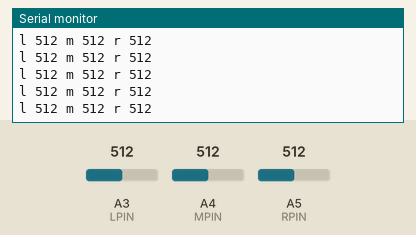
The sketch below on a simulated Arduino Uno, built with avr-gcc and run on an emulated ATmega328P. Shown: the last lines printed to the serial monitor. The inputs (shaded band) are chosen by the test bench; at power-on: A3 (LPIN) = 512, A4 (MPIN) = 512, A5 (RPIN) = 512.

Above: at 1.2 s.
1.3 s: A3 (LPIN) set to 716
At 1.42 s:
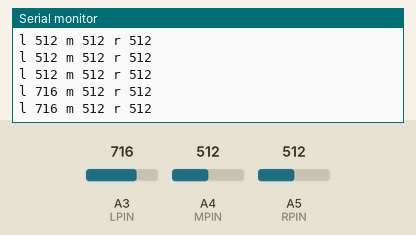
2.8 s: A4 (MPIN) set to 716
At 2.83 s:
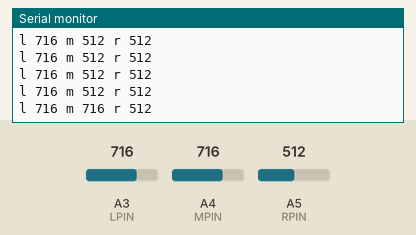
4.3 s: A5 (RPIN) set to 716
At 4.34 s:
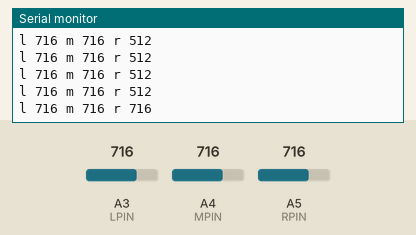
5.8 s: A3 (LPIN) set to 900
At 5.85 s:
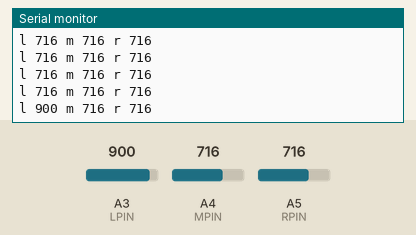
7.3 s: A4 (MPIN) set to 900
At 7.36 s:
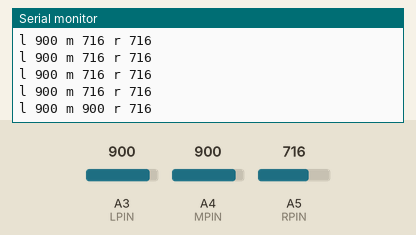
8.8 s: A5 (RPIN) set to 900
At 8.87 s:
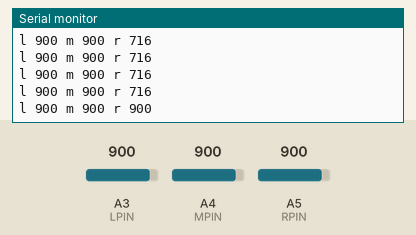
Timing chart, 0 to 11.3 s (numbered marks = the images above; inputs shaded):
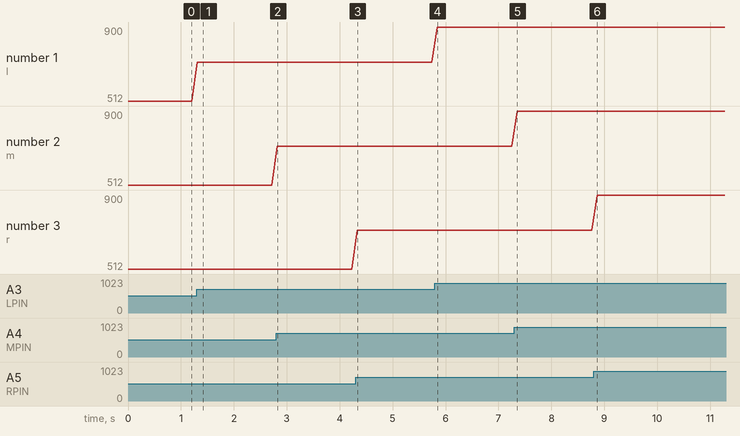

The sketch:

line_tracker.ino
```cpp
#define LPIN A3
#define MPIN A4
#define RPIN A5

int lVal, mVal, rVal;
char buffer[50];

void setup() {
  Serial.begin(9600);
  pinMode(LPIN, INPUT);
	pinMode(MPIN, INPUT);
	pinMode(RPIN, INPUT);
}

void loop() {
  lVal = analogRead(LPIN);
  mVal = analogRead(MPIN);
  rVal = analogRead(RPIN);

  sprintf(buffer, "l %d m %d r %d", lVal, mVal, rVal);
  Serial.println(buffer);
  delay(100);
}
```

Measured:
- after the input at 1.3 s, the serial monitor: prints a new line at once (image 1)
- after the input at 2.8 s, the serial monitor: prints a new line at once (image 2)
- after the input at 4.3 s, the serial monitor: prints a new line at once (image 3)
- after the input at 5.8 s, the serial monitor: prints a new line at once (image 4)
- after the input at 7.3 s, the serial monitor: prints a new line after 0.05 s (image 5)
- after the input at 8.8 s, the serial monitor: prints a new line after 0.06 s (image 6)
- plotted number 1: 512 → 716 after the input at 1.3 s, 716 → 900 after the input at 5.8 s
